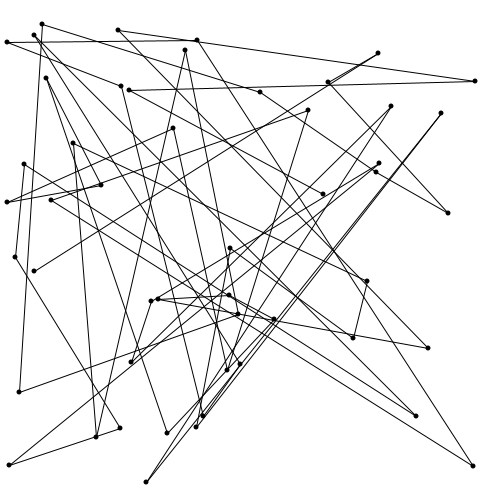
Frame 1 (no input)
Frame 60 (the mouse pressed at the canvas centre just before this capture): identical to frame 1, image omitted
Frame 120 (the mouse held since frame 60 and released just before this capture): identical to frame 1, image omitted

The Processing sketch that drew this single still picture (run headless with seeded random() and noise(); from frame 60 on, the mouse is pressed at the canvas centre):

// Processing sketch: lewitt1
// ── lewitt1.pde
int[] x,y;

void setup(){
  size(500,500);
  x = new int[50];
  y = new int [50];
  for (int i=0;i<x.length;i++){
    x[i] = int(random(0,width));
  }
  
  for (int i=0;i<y.length;i++){
    y[i] = int(random(0,height));
  }
}


void draw(){
  background(255);
  
  noStroke();
  fill(0);
  for(int i=0;i<x.length;i++){
    ellipse(x[i], y[i], 5,5);
  }
  
  strokeWeight(1);
  stroke(0);
    for(int i=1;i<x.length;i++){
line(x[i], y[i], x[i-1], y[i-1]);
    }
  
  /*
  for(int i=0;i<x.length;i++){
    for(int j=0;j<x.length;j++){
    
    line(x[i], y[i], x[j], y[j]);
    }
  }
  */
  
}
